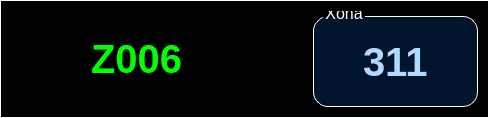
<?xml version="1.0" encoding="UTF-8"?>
<ui version="4.0">
 <class>GroupShowQueue</class>
 <widget class="QWidget" name="GroupShowQueue">
  <property name="geometry">
   <rect>
    <x>0</x>
    <y>0</y>
    <width>489</width>
    <height>118</height>
   </rect>
  </property>
  <property name="windowTitle">
   <string>Form</string>
  </property>
  <property name="styleSheet">
   <string notr="true">QGroupBox:title{
color: white;
bottom: 12px;
left:10px;
}

QGroupBox{
margin: 5px 0px 0px 0px;
border-radius: 15px;
background-color: rgb(0, 20, 44);
border: 1px solid white;
}

QWidget#GroupShowQueue{
background-color: black;
border: 1px solid white;
}</string>
  </property>
  <layout class="QHBoxLayout" name="horizontalLayout">
   <item>
    <spacer name="horizontalSpacer">
     <property name="orientation">
      <enum>Qt::Horizontal</enum>
     </property>
     <property name="sizeType">
      <enum>QSizePolicy::Fixed</enum>
     </property>
     <property name="sizeHint" stdset="0">
      <size>
       <width>80</width>
       <height>20</height>
      </size>
     </property>
    </spacer>
   </item>
   <item>
    <widget class="QLabel" name="labelQueue1">
     <property name="font">
      <font>
       <pointsize>30</pointsize>
       <bold>true</bold>
      </font>
     </property>
     <property name="styleSheet">
      <string notr="true">border: none;
color: rgb(0, 255, 0);
</string>
     </property>
     <property name="text">
      <string>Z006</string>
     </property>
    </widget>
   </item>
   <item>
    <spacer name="horizontalSpacer_4">
     <property name="orientation">
      <enum>Qt::Horizontal</enum>
     </property>
     <property name="sizeHint" stdset="0">
      <size>
       <width>40</width>
       <height>20</height>
      </size>
     </property>
    </spacer>
   </item>
   <item>
    <widget class="QGroupBox" name="groupBoxQueue1">
     <property name="font">
      <font>
       <pointsize>12</pointsize>
      </font>
     </property>
     <property name="title">
      <string>Xona</string>
     </property>
     <layout class="QHBoxLayout" name="horizontalLayout_2">
      <item>
       <spacer name="horizontalSpacer_2">
        <property name="orientation">
         <enum>Qt::Horizontal</enum>
        </property>
        <property name="sizeType">
         <enum>QSizePolicy::Preferred</enum>
        </property>
        <property name="sizeHint" stdset="0">
         <size>
          <width>40</width>
          <height>20</height>
         </size>
        </property>
       </spacer>
      </item>
      <item>
       <widget class="QLabel" name="labelQueue1_2">
        <property name="font">
         <font>
          <pointsize>30</pointsize>
          <bold>true</bold>
         </font>
        </property>
        <property name="styleSheet">
         <string notr="true">border: none;
color: rgb(178, 217, 255);
</string>
        </property>
        <property name="text">
         <string>311</string>
        </property>
       </widget>
      </item>
      <item>
       <spacer name="horizontalSpacer_3">
        <property name="orientation">
         <enum>Qt::Horizontal</enum>
        </property>
        <property name="sizeType">
         <enum>QSizePolicy::Preferred</enum>
        </property>
        <property name="sizeHint" stdset="0">
         <size>
          <width>40</width>
          <height>20</height>
         </size>
        </property>
       </spacer>
      </item>
     </layout>
    </widget>
   </item>
  </layout>
 </widget>
 <resources/>
 <connections/>
</ui>
